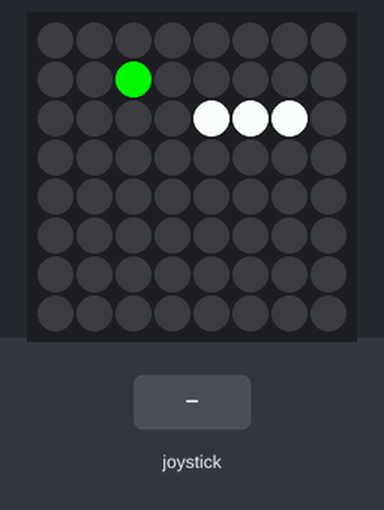
Simulated run of this program. Board: Raspberry Pi (BCM pin numbers) with a Sense HAT. Shown: the Sense HAT's 8×8 RGB LED matrix. Inputs (shaded band) come from the test bench. Random numbers come from a fixed seed; the pygame window is not drawn. At 13.3 s the program stops and its outputs stay as they are.

Above: at 1.2 s.
1.3 s: joystick pushed up
At 1.77 s:
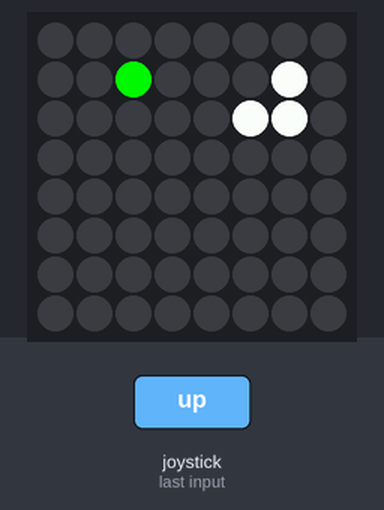
4.3 s: joystick pushed left
At 4.77 s:
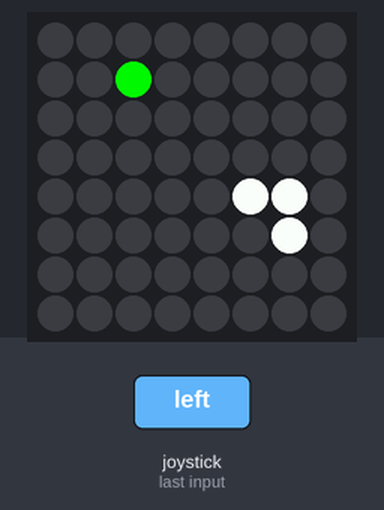
7.3 s: joystick pushed down
At 7.77 s:
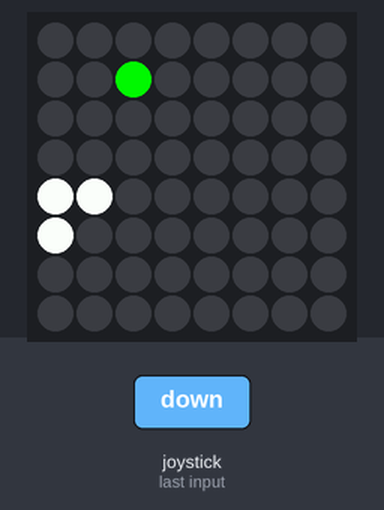
10.3 s: joystick pushed right
At 10.77 s:
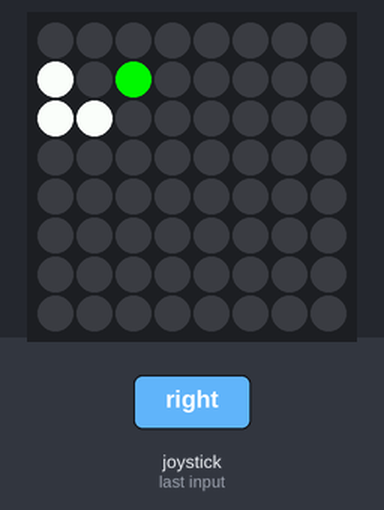
13.3 s: joystick clicked
At 13.9 s:
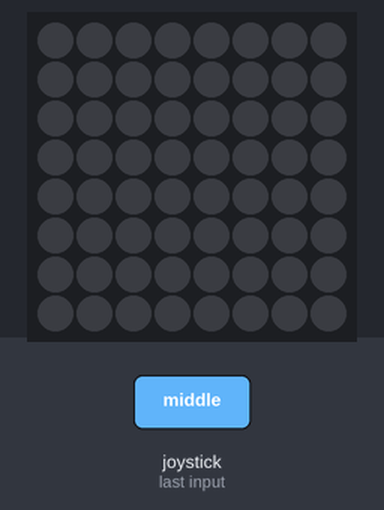
Timing chart, 0 to 14.8 s (numbered marks = the images above; inputs shaded):
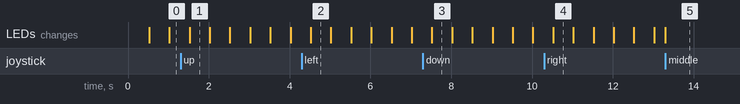

The program:

snake.py
```python
import os, sys, time, pygame
from sense_hat import SenseHat
from pygame.locals import *
from random import randint
from time import sleep

class Snake():
	UP = [0, -1]
	DOWN = [0, 1]
	LEFT = [-1, 0]
	RIGHT = [1, 0]

	COLOR_SNAKE = [255, 255, 255]
	COLOR_DEAD_SNAKE = [233, 13, 13]
	COLOR_APPLE = [13, 233, 13]
	COLOR_OFF = [0, 0, 0]

	snake = []
	apple = None
	direction = RIGHT
	score = 0

	def __init__(self):
		pygame.init()
		pygame.display.set_mode((640, 480))

		self.sense = SenseHat()
		self.sense.clear()

		self.playing = True

		self.appendToSnake(2, 2)
		self.appendToSnake(3, 2)
		self.appendToSnake(4, 2)

		self.makeApple()

	def startGame(self):
		pygame.time.set_timer(USEREVENT + 1, 500)
		while self.playing:
			for event in pygame.event.get():
				if event.type == USEREVENT + 1:
					self.move()
				if event.type == KEYDOWN:
					self.changeDirection(event)

					# Exit
					if event.key == pygame.K_RETURN:
						self.playing = False
		self.quitGame()

	def quitGame(self):
		self.sense.clear()
		pygame.quit()
		sys.exit()

	def gameOver(self):
		self.playing = False

		for part in self.snake:
			self.sense.set_pixel(part[0], part[1], self.COLOR_DEAD_SNAKE)

		# Remove the apple
		self.sense.set_pixel(self.apple[0], self.apple[1], self.COLOR_OFF)

		sleep(2)

		msg = "SCORE: {}".format(self.score-1)
		#msg = str(self.score)
		self.sense.show_message(msg)

	def move(self):
		x = self.snake[-1][0] + self.direction[0]
		y = self.snake[-1][1] + self.direction[1]

		# If x or y is outside of the screen area
		if x > 7:
			x = 0
		elif x < 0:
			x = 7

		if y > 7:
			y = 0
		elif y < 0:
			y = 7

		if [x, y] == self.apple:
			self.makeApple()

		else:
			last = self.snake.pop(0)
			self.sense.set_pixel(last[0], last[1], self.COLOR_OFF)

		tmp_snake = self.snake[:]
		tmp_snake.pop()
		for part in tmp_snake:
			if part == [x, y]:
				self.gameOver()

		if self.playing:
			self.snake.append([x, y])
			self.sense.set_pixel(x, y, self.COLOR_SNAKE)

	def appendToSnake(self, x, y):
		self.snake.append([x, y])
		self.sense.set_pixel(x, y, self.COLOR_SNAKE)
		#self.score = self.score + 1
		#print(self.score)

	def changeDirection(self, event):
		if event.key == pygame.K_DOWN and self.direction != self.UP:
			self.direction = self.DOWN

		elif event.key == pygame.K_UP and self.direction != self.DOWN:
			self.direction = self.UP

		elif event.key == pygame.K_RIGHT and self.direction != self.LEFT:
			self.direction = self.RIGHT

		elif event.key == pygame.K_LEFT and self.direction != self.RIGHT:
			self.direction = self.LEFT

	def makeApple(self):
		deny_apple = True
		while deny_apple:
			x = randint(0,7)
			y = randint(0,7)
			deny_apple = self.testCollision(x, y)

		self.apple = [x, y]
		self.sense.set_pixel(x, y, self.COLOR_APPLE)
		# Added
		self.score += 1

	def testCollision(self, x, y):
		for part in self.snake:
			if part == [x, y]:
				return True
		return False

game = Snake()
game.startGame()
```

Measured:
- what the display in image 1 shows lasts 0.5 s, from 1.5 s to 2.0 s
